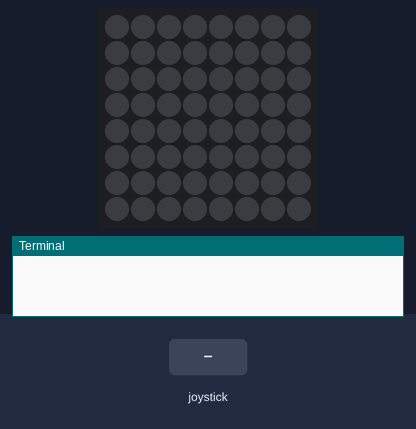
This program was run on a simulated Raspberry Pi (BCM pin numbers) with a Sense HAT. Shown: the Sense HAT's 8×8 RGB LED matrix, the last lines printed to the terminal. Inputs (shaded band) come from the test bench. System figures (address, load, memory, disk, uptime) are fixed made-up values; the 64×8 strip is a reading aid, not a part: it shows the text the matrix is scrolling, unrolled, one strip-width of it at a time.

Above: at 1.2 s.
1.3 s: joystick pushed up
At 1.45 s:
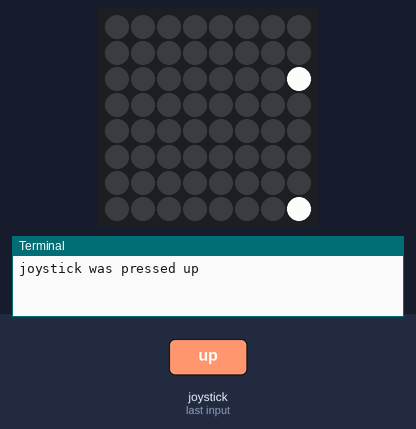
At 9.09 s:
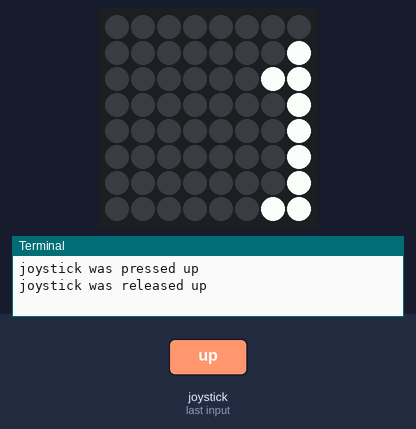
Timing chart, 0 to 9.2 s (numbered marks = the images above; inputs shaded):
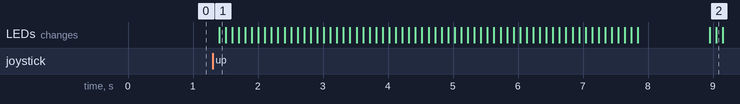

Measured:
- after the input at 1.3 s, the LEDs: change after 0.10 s (image 1)

The program:

piseesip.py
```python
# piseesip.py
# Displays the eth0 ipaddr as scrolling text on the pihat led matrix
#TODO: should probably config to run this upon startup...

from time import sleep
from sense_hat import SenseHat
from netifaces import AF_INET
import netifaces as ni

sense = SenseHat()
#ipaddr = ni.ifaddresses('eth0')[AF_INET][0]['addr']
ipaddr = ni.ifaddresses('wlan0')[AF_INET][0]['addr']

while(True):
	event = sense.stick.wait_for_event()
	print('joystick was {} {}'.format(event.action, event.direction))
	sense.show_message(ipaddr)
	sleep(1)
```
